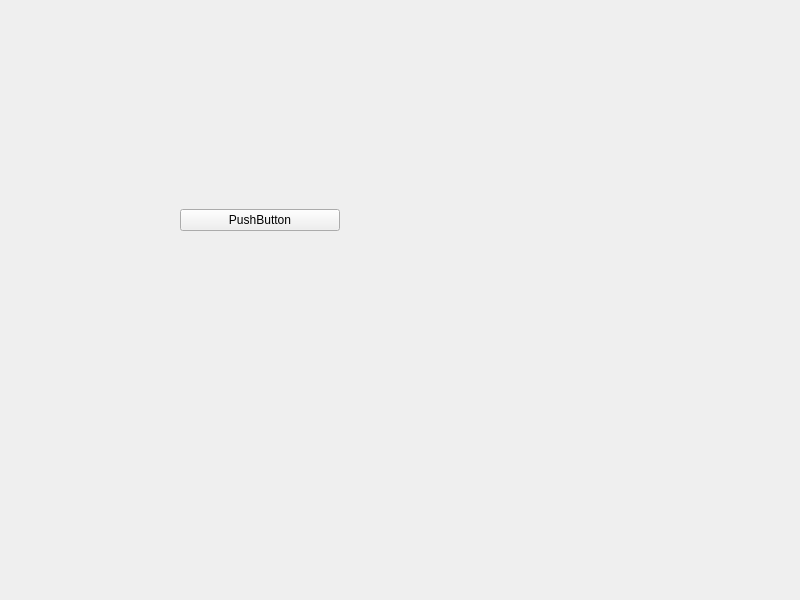
<?xml version="1.0" encoding="UTF-8"?>
<ui version="4.0">
 <class>Widget</class>
 <widget class="QWidget" name="Widget">
  <property name="geometry">
   <rect>
    <x>0</x>
    <y>0</y>
    <width>800</width>
    <height>600</height>
   </rect>
  </property>
  <property name="windowTitle">
   <string>Widget</string>
  </property>
  <widget class="QWidget" name="gridLayoutWidget">
   <property name="geometry">
    <rect>
     <x>180</x>
     <y>180</y>
     <width>160</width>
     <height>80</height>
    </rect>
   </property>
   <layout class="QGridLayout" name="gridLayout">
    <item row="0" column="0">
     <widget class="QPushButton" name="pushButton">
      <property name="text">
       <string>PushButton</string>
      </property>
     </widget>
    </item>
   </layout>
  </widget>
 </widget>
 <resources/>
 <connections/>
</ui>
